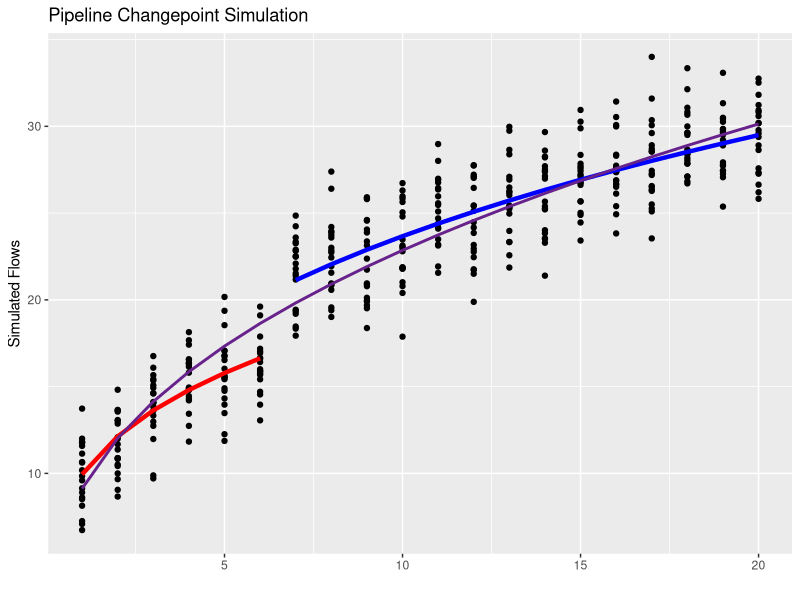

This figure's R source:
# create simulated data
# f(C,b) = C(p_1 ^b_1 + ... + p_n^b_n)
require(plyr)
require(dplyr)
require(minpack.lm)
require(ggplot2)
fcurve <- function(MW = 1:20, C, b){
  indiv_flow = C*(as.numeric(MW)^b)
  return(indiv_flow)
}

# Simulate the data

#set.seed(82394)
Cdelta = 1.1
bdelta = 1.1
R = 500
N = 20
J= 20
C = 10
b = .3
cp = 6.5
sd = 2
x = sort(rep(1:J,N))
guess = c(-Inf,Inf)

ne = rep(0,R)
f=C*x^(b * ifelse(x < cp, 1, bdelta)) * Cdelta * ifelse(x>cp, 1, 1/Cdelta)
sim_flows=f+rnorm(N*J,sd=sd)
mod_dat = data.frame(x, sim_flows)
lhs = filter(mod_dat, x < cp)
rhs = filter(mod_dat, x > cp)

# Build a model on the simulated data

left_mod = nlsLM(formula = sim_flows ~ C*x^b, 
                 data = lhs, start = list(C = 5, b=.5),
                 upper = c(20, 1), lower = c(0, 0))

right_mod = nlsLM(formula = sim_flows ~ C*x^b, 
                  data = rhs, start = list(C = 5, b=.5),
                  upper = c(20, 1), lower = c(0, 0))

tot_mod = nlsLM(formula = sim_flows ~ C*x^b, 
                data = mod_dat, start = list(C = 5, b=.5),
                upper = c(20, 1), lower = c(0, 0))
## Note- pline_mod$control$ftol is how this model determined when to terminate its iterations:
## Termination occurs when both the actual and predicted relative reductions in the sum of squares are at most ftol.
## Also note that nlsLM() has a subset parameter, however it is unclear on how to use it, thus it will be avoided.

# Visualize the model on the simulated data

mod_dat$predictsL = fcurve(mod_dat$x, coef(left_mod)[[1]], coef(left_mod)[[2]])
mod_dat$predictsR = fcurve(mod_dat$x, coef(right_mod)[[1]], coef(right_mod)[[2]])
mod_dat$predicts  = fcurve(mod_dat$x, coef(tot_mod)[[1]], coef(tot_mod)[[2]])
p = ggplot(mod_dat, aes(x, sim_flows)) + geom_point() +
    geom_line(data = subset(mod_dat, x <= cp), aes(y = predictsL), size = 1.5, color = 'red') +
    geom_line(data = subset(mod_dat, x >= cp), aes(y = predictsR), size = 1.5, color = 'blue') +
    geom_line(data = mod_dat, aes(y = predicts), size = 1, color = 'darkorchid4') +
    labs(x = '', y = 'Simulated Flows', title = 'Pipeline Changepoint Simulation')
p
